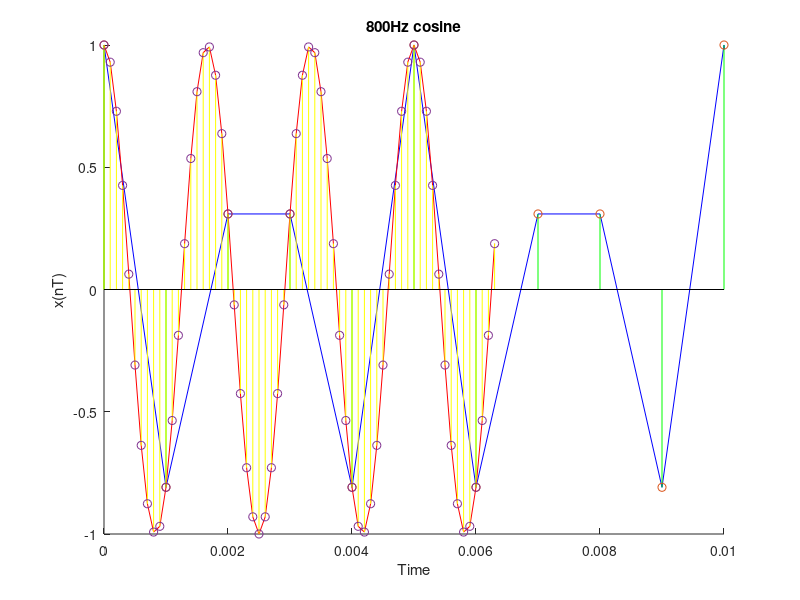

The MATLAB source for this figure:
%generate a 40hz cosine wave

%
N=64;  
N1=64;           %64 data points
fs=1000;
fs1=10000;              %1 KHZ sampling frequency
T1=1/fs1;
T=1/fs;     %sample period
f=600;       %signal frequency in Hz
n1=0:N1-1;
n=0:N-1;    %discrete time vector
axis([0 0.01 -1 1]);
x= cos(2*pi*f*n*T); 
y= cos(2*pi*f*n1*T1);                  %signal defination
hold on;
plot(n*T,x,'Color','blue');
stem(n*T,x,'color','green');
plot(n1*T1,y,'color','red');
stem(n1*T1,y,'color','yellow');
title('800Hz cosine')
xlabel('Time')
ylabel('x(nT)')
soundsc(interp(x,8),8*fs);